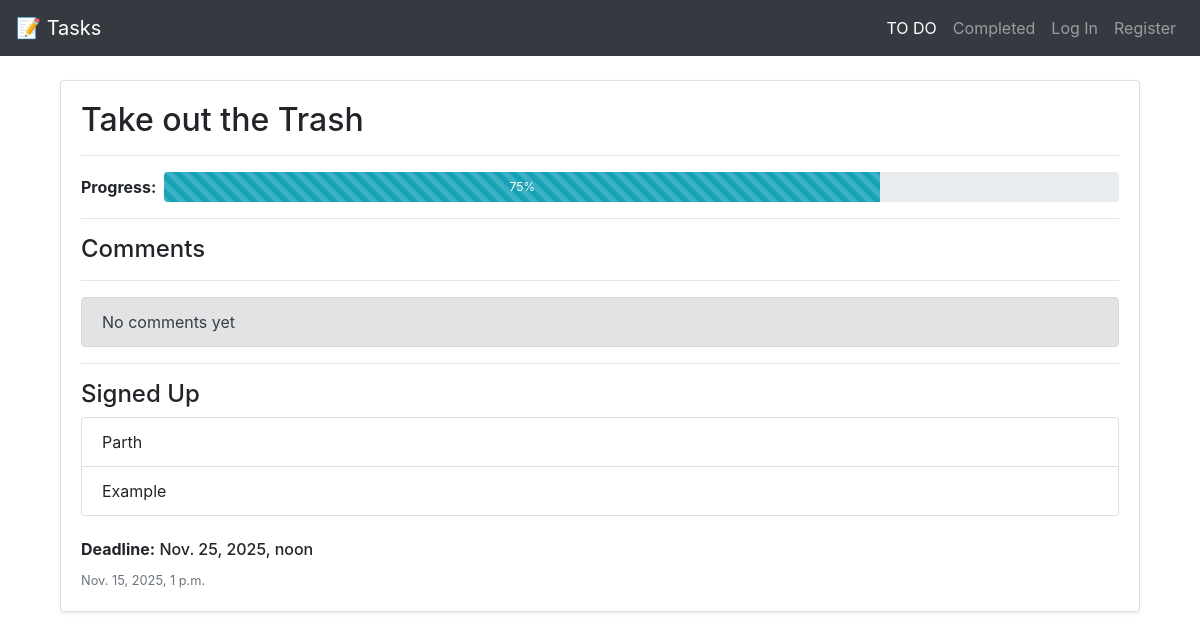
Page /3 on the committed database.
### lists/models.py (models this page shows, shortened)
class JobListing(models.Model):
    my_id = models.AutoField(primary_key=True)
    title = models.CharField(max_length=255)
    description = models.TextField(blank=True)
    deadline = models.DateTimeField()
    timestamp = models.DateTimeField(auto_now_add=True)
    adjusted_timestamp = models.DateTimeField(blank=True, null=True)
    signed_up = models.ManyToManyField(settings.AUTH_USER_MODEL, blank=True)
    percentage = models.DecimalField(
        max_digits=3,  # Allows for values like 100
        decimal_places=0,
        validators=[MinValueValidator(Decimal('0')), MaxValueValidator(Decimal('100'))],
        default=0
        )
    @property
    def deadline_passed(self):
        return timezone.now() - timedelta(hours=6) > self.deadline
    @property
    def closing_soon(self):
        now = timezone.now() - timedelta(hours=6)
        return now < self.deadline <= now + timedelta(days=1)

class User(AbstractUser):
    pass

### lists/views.py (the view)
# urls.py: path('<int:listing_id>', views.listing_detail_view, name='listing_detail'),
def listing_detail_view(request, listing_id):
    listing = get_object_or_404(JobListing, my_id=listing_id)
    if request.method == "POST":
        if request.user.is_authenticated:
            title = request.POST.get('title')
            content = request.POST.get('description')
            if title and content:
                Comment.objects.create(
                    listing=listing,
                    author=request.user, # request.user is already the instance
                    title=title,
                    content=content
                )
        return redirect('listing_detail', listing_id=listing_id)
    else: # This handles the initial GET request to view the page
        comments = Comment.objects.filter(listing=listing).order_by('-timestamp')
        return render(request, 'listing.html', {
            "listing": listing,
            "now": timezone.now(),
            "comments": comments
        })

### lists/templates/listing.html (shortened to what this page needs)
{% extends 'layout.html' %}
{% load tz %}
{% block body %}
<div class="container mt-4">
  <div class="card shadow-sm">
    <div class="card-body">
      <h2 class="card-title d-flex justify-content-between align-items-center">
        {{ listing.title }}
      </h2>
      <hr>
      <div class="d-flex align-items-center mb-3">
        <span class="mr-2 font-weight-bold">Progress:</span>
        <div class="progress flex-grow-1" style="height: 30px;">
          <div id="progress_bar"
               class="progress-bar progress-bar-striped bg-info"
               role="progressbar"
               style="width: {{ listing.percentage }}%;"
               aria-valuenow="{{ listing.percentage }}"
               aria-valuemin="0"
               aria-valuemax="100"
               data-listing-id="{{ listing.my_id }}">
            {{ listing.percentage }}%
          </div>
        </div>
      </div>
      <hr>
      <h4>Comments</h4>
      <hr>
      {% for comment in comments %}
        <div class="mb-3">
          <h5>{{ comment.title }} <small class="text-muted">- {{ comment.author }}</small></h5>
          <p>{{ comment.content }}</p>
        </div>
        <hr>
      {% empty %}
        <div class="alert alert-secondary">No comments yet</div>
        <hr>
      {% endfor %}
      <h4>Signed Up</h4>
      {% if listing.signed_up.all %}
        <ul class="list-group mb-3">
          {% for person in listing.signed_up.all %}
            <li class="list-group-item">{{ person.username }}</li>
          {% endfor %}
        </ul>
      {% else %}
        <div class="alert alert-info">No one has signed up yet.</div>
      {% endif %}
      <div class="mt-4">
        <h6><strong>Deadline:</strong> {{ listing.deadline|localtime }}</h6>
        <small class="text-muted">{{ listing.adjusted_timestamp|localtime }}</small>
      </div>
    </div>
  </div>
</div>
{% endblock %}

### rows in the picture
JobListing: title "Take out the Trash", percentage "75", deadline "Nov. 25, 2025, noon", adjusted_timestamp "Nov. 15, 2025, 1 p.m."
User: username "Parth"
User: username "Example"
